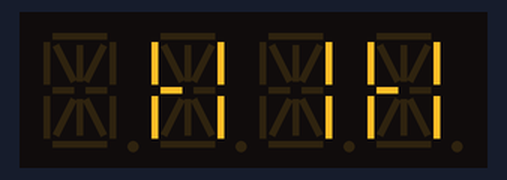
Bench run of a program on a simulated Raspberry Pi Pico running MicroPython. On the bench: 4-digit fourteen-segment display. The interpreter's speed is modelled, so counts of loop turns are approximate.

Above: at 0.1 s.
At 3.1 s:
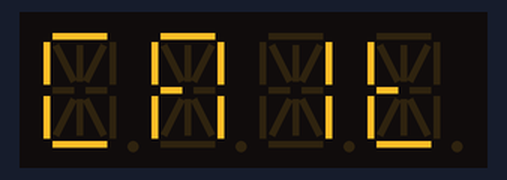
At 6.1 s:
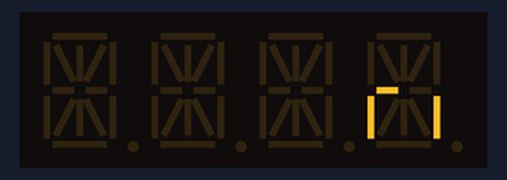
At 9.1 s:
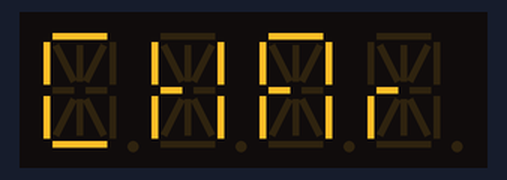
At 12.1 s:
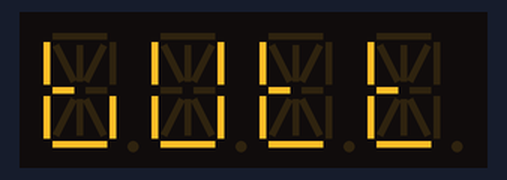
At 35.9 s:
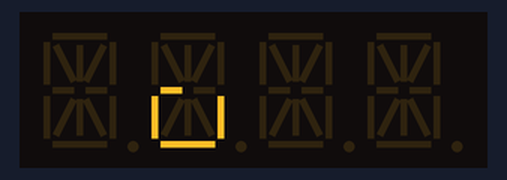

The program:

LED_8Digit.py
```python
from HT16K33LED import HT16K33LED
import utime as time
from machine import I2C, Pin

"""
MicroPython driver for 8-digit 7-segment LED displays using the HT16K33 controller.
"""

POS = [0, 2, 4, 6, 8, 10, 12, 14]
DELAY = 0.01
PAUSE = 3

if __name__ == '__main__':
    i2c = I2C(0, scl=Pin(5), sda=Pin(4))
    display = HT16K33LED(i2c)
    display.set_brightness(15)

    def clear(disp_obj):
        for i in range(0,8):
            disp_obj.set_number(0, i, False)

    display.set_string("HiHoney", "r")
    time.sleep(PAUSE)
    display.set_string("Caitlin", "l")
    time.sleep(PAUSE)
    display.set_string("Nhung", "r")
    time.sleep(PAUSE)
    display.set_string("Charlie", "l")
    time.sleep(PAUSE)
    display.set_string("buttcrak", "l")
    time.sleep(PAUSE)

    i = 0
    j = 0
    while i < 8:
        while j < 8:
            display.clear()
            display.set_character("*", j)
            j = j + 1
            display.draw()
            time.sleep(0.2)
        j = j - 1
        while j > 0:
            display.clear()
            display.set_character("o", j)
            j = j - 1
            display.draw()
            time.sleep(0.2)
        j = 0
        i = i + 1
        time.sleep(PAUSE)


    display.set_string("1234567", "r")
    time.sleep(PAUSE)
    display.set_string("12345", "r")
    time.sleep(PAUSE)
    display.set_string("123", "r")
    time.sleep(PAUSE)
    display.set_string("12", "r")
    time.sleep(PAUSE)
    display.set_string("123", "l")
    time.sleep(PAUSE)
    display.set_string("12345", "l")
    time.sleep(PAUSE)
    display.set_string("1234568", "l")
    time.sleep(PAUSE)

    display.set_character("B", 0).set_character("E", 1)
    display.set_character("E", 2).set_character("F", 3)
    display.set_character("B", 4).set_character("E", 5)
    display.set_character("E", 6).set_character("F", 7)
    display.draw()
    time.sleep(PAUSE)

    display.set_character(" ", 2).set_character(" ", 3)
    display.set_character(" ", 6).set_character(" ", 7)
    display.draw()
    time.sleep(PAUSE)

    # Show a countdown using the charset numbers
    count = 0
    while True:
        # Convert 'count' into Binary-Coded Decimal (BCD)
        bcd = int(str(count), 16)

        # Display 'count' as decimal digits
        # Include a decimal point on digit 5
        display.set_number((bcd & 0xF0000000) >> 28, 0)
        display.set_number((bcd & 0x0F000000) >> 24, 1)
        display.set_number((bcd & 0x00F00000) >> 20, 2)
        display.set_number((bcd & 0x000F0000) >> 16, 3)
        display.set_number((bcd & 0x0000F000) >> 12, 4)
        display.set_number((bcd & 0x00000F00) >> 8, 5, True)
        display.set_number((bcd & 0x000000F0) >> 4, 6)
        display.set_number((bcd & 0x0000000F), 7)
        display.draw()

        count += 100
        if count >= 99999999: break

    # Pause for breath
    time.sleep(DELAY)

    # Flash the LED
    display.set_blink_rate(1)
    time.sleep(PAUSE)
    display.set_blink_rate(0)
    time.sleep(PAUSE)
```

HT16K33LED.py
```python
# (licence header left out)
class HT16K33:

    # *********** CONSTANTS **********

    HT16K33_GENERIC_DISPLAY_ON = 0x81
    HT16K33_GENERIC_DISPLAY_OFF = 0x80
    HT16K33_GENERIC_SYSTEM_ON = 0x21
    HT16K33_GENERIC_SYSTEM_OFF = 0x20
    HT16K33_GENERIC_DISPLAY_ADDRESS = 0x00
    HT16K33_GENERIC_CMD_BRIGHTNESS = 0xE0
    HT16K33_GENERIC_CMD_BLINK = 0x81

    # *********** PRIVATE PROPERTIES **********

    i2c = None
    address = 0
    brightness = 15
    flash_rate = 0

    # *********** CONSTRUCTOR **********

    def __init__(self, i2c, i2c_address):
        assert 0x00 <= i2c_address < 0x80, "ERROR - Invalid I2C address in HT16K33()"
        self.i2c = i2c
        self.address = i2c_address
        self.power_on()

    # *********** PUBLIC METHODS **********

    def set_blink_rate(self, rate=0):
        """
        Set the display's flash rate.

        Only four values (in Hz) are permitted: 0, 2, 1, and 0.5.

        Args:
            rate (int): The chosen flash rate. Default: 0Hz (no flash).
        """
        allowed_rates = (0, 2, 1, 0.5)
        assert rate in allowed_rates, "ERROR - Invalid blink rate set in set_blink_rate()"
        self.blink_rate = allowed_rates.index(rate) & 0x03
        self._write_cmd(self.HT16K33_GENERIC_CMD_BLINK | self.blink_rate << 1)

    def set_brightness(self, brightness=15):
        """
        Set the display's brightness (ie. duty cycle).

        Brightness values range from 0 (dim, but not off) to 15 (max. brightness).

        Args:
            brightness (int): The chosen flash rate. Default: 15 (100%).
        """
        if brightness < 0 or brightness > 15: brightness = 15
        self.brightness = brightness
        self._write_cmd(self.HT16K33_GENERIC_CMD_BRIGHTNESS | brightness)

    def draw(self):
        """
        Writes the current display buffer to the display itself.

        Call this method after updating the buffer to update
        the LED itself.
        """
        self._render()

    def update(self):
        """
        Alternative for draw() for backwards compatibility
        """
        self.draw()

    def clear(self):
        """
        Clear the buffer.

        Returns:
            The instance (self)
        """
        for i in range(0, len(self.buffer)): self.buffer[i] = 0x00
        return self

    def power_on(self):
        """
        Power on the controller and display.

        The display RAM holds random data after power-up, so the buffer is written before
        the display is turned on (HT16K33A datasheet p.14). The write has to come after the
        system-on command, because the chip ignores RAM writes in standby (p.10).
        """
        self._write_cmd(self.HT16K33_GENERIC_SYSTEM_ON)
        if hasattr(self, "buffer"):
            self.draw()
        self._write_cmd(self.HT16K33_GENERIC_DISPLAY_ON)

    def power_off(self):
        """
        Power on the controller and display.
        """
        self._write_cmd(self.HT16K33_GENERIC_DISPLAY_OFF)
        self._write_cmd(self.HT16K33_GENERIC_SYSTEM_OFF)

    # ********** PRIVATE METHODS **********

    def _render(self):
        """
        Write the display buffer out to I2C
        """
        buffer = bytearray(len(self.buffer) + 1)
        buffer[1:] = self.buffer
        buffer[0] = 0x00
        self.i2c.writeto(self.address, bytes(buffer))

    def _write_cmd(self, byte):
        """
        Writes a single command to the HT16K33. A private method.
        """
        self.i2c.writeto(self.address, bytes([byte]))


"""
    Micropython class for a generic 1-8-digit, 7-segment display.
    It assumes each digit has a decimal point, but there are no other
    symbol LEDs included.

    Bus:        I2C
    Author:     Tony Smith (@smittytone)
    License:    MIT
    Copyright:  2025
"""

class HT16K33LED(HT16K33):

    # *********** CONSTANTS **********

    HT16K33_SEGMENT_MINUS_CHAR = 0x40
    HT16K33_SEGMENT_DEGREE_CHAR = 0x63
    HT16K33_SEGMENT_SPACE_CHAR = 0x00

    CHARSET = {
        '0': 0x3F,
        '1': 0x06,
        '2': 0x5B,
        '3': 0x4F,
        '4': 0x66,
        '5': 0x6D,
        '6': 0x7D,
        '7': 0x07,
        '8': 0x7F,
        '9': 0x6F,
        'a': 0x77,
        'b': 0x7C,
        'c': 0x39,
        'd': 0x5E,
        'e': 0x79,
        'f': 0x71,
        'g': 0x3D,
        'h': 0x76,
        'i': 0x06,
        'j': 0x1E,
        'k': 0x75,
        'l': 0x38,
        'm': 0x37,
        'n': 0x54,
        'o': 0x5C,
        'p': 0x73,
        'q': 0x67,
        'r': 0x50,
        's': 0x6D,
        't': 0x78,
        'u': 0x3E,
        'v': 0x1C,
        'w': 0x2A,
        'x': 0x76,
        'y': 0x6E,
        'z': 0x5B,
        ' ': 0x00,
        '-': 0x40,
        '°': 0x63,
        '=': 0x48,
        '_': 0x08,
        '*': 0x63,
        '.': 0x80
    }

    # *********** CONSTRUCTOR **********

    def __init__(self, i2c, i2c_address=0x70, digits=8):
        self.buffer = bytearray(16)
        self.is_rotated = False
        # Check digits specified (must be 1 - 8)
        assert 0 < digits < 9, "ERROR - Invalid number of digits (1-8) in HT16K33Segment8()"
        self.max_digits = digits
        super(HT16K33LED, self).__init__(i2c, i2c_address)

    # *********** PUBLIC METHODS **********

    def rotate(self):
        """
        Rotate/flip the segment display.

        Returns:
            The instance (self)
        """
        self.is_rotated = not self.is_rotated
        return self

    def set_glyph(self, glyph, digit=0, has_dot=False):
        """
        Present a user-defined character glyph at the specified digit.

        Glyph values are 8-bit integers representing a pattern of set LED segments.
        The value is calculated by setting the bit(s) representing the segment(s) you want illuminated.
        Bit-to-segment mapping runs clockwise from the top around the outside of the matrix; the inner segment is bit 6:

                0
                _
            5 |   | 1
              |   |
                - <----- 6
            4 |   | 2
              | _ |
                3

        This method updates the display buffer, but does not send the buffer to the display itself.
        Call 'update()' to render the buffer on the display.

        Args:
            glyph (int):   The glyph pattern.
            digit (int):   The digit to show the glyph. Default: 0 (leftmost digit).
            has_dot (bool): Whether the decimal point to the right of the digit should be lit. Default: False.

        Returns:
            The instance (self)
        """
        # Bail on incorrect row numbers or character values
        assert 0 <= digit < self.max_digits, "ERROR - Invalid digit set in set_glyph()"
        assert 0 <= glyph < 0x80, "ERROR - Invalid glyph (0x00-0x80) set in set_glyph()"

        self.buffer[digit << 1] = glyph
        if has_dot is True: self.buffer[digit << 1] |= 0x80
        return self

    def set_number(self, number, digit=0, has_dot=False):
        """
        Present single decimal value (0-9) at the specified digit.

        This method updates the display buffer, but does not send the buffer to the display itself.
        Call 'update()' to render the buffer on the display.

        Args:
            number (int):  The number to show.
            digit (int):   The digit to show the number. Default: 0 (leftmost digit).
            has_dot (bool): Whether the decimal point to the right of the digit should be lit. Default: False.

        Returns:
            The instance (self)
        """
        # Bail on incorrect row numbers or character values
        assert 0 <= digit < self.max_digits, "ERROR - Invalid digit set in set_number()"
        assert 0 <= number < 10, "ERROR - Invalid value (0-9) set in set_number()"

        return self.set_character(str(number), digit, has_dot)

    def set_string(self, string, alignment):
        """
        Write a string of up to 8 digits to the buffer, by alignment

        """
        expanded = []
        i = 0

        while i < len(string) and len(expanded) < 8:
            char = string[i]
            has_dot = False

            if char == "." and expanded and expanded[-1][0] == " ":
                # Special case: dot immediately after a space = empty digit with dot
                expanded.append((" ", True))
                i += 1
                continue

            # If next char is '.', attach it as decimal point
            if i + 1 < len(string) and string[i + 1] == ".":
                has_dot = True
                i += 1  # skip the dot

            expanded.append((char, has_dot))
            i += 1

        str_length = len(expanded)
        pad_length = 8 - str_length

        if alignment == "r":
            expanded = [(" ", False)] * pad_length + expanded
        else:
            expanded = expanded + [(" ", False)] * pad_length

        # Now send characters to buffer
        for k in range(8):
            char, has_dot = expanded[k]
            self.set_character(char, k, has_dot)

        return self.draw()


    def set_character(self, char, digit=0, has_dot=False):
        """
        Present single alphanumeric character at the specified digit.

        Only characters from the class' character set are available:
        0, 1, 2, 3, 4, 5, 6, 7, 8, 9, a, b, c, d ,e, f, -.
        Other characters can be defined and presented using 'set_glyph()'.

        This method updates the display buffer, but does not send the buffer to the display itself.
        Call 'update()' to render the buffer on the display.

        Args:
            char (string):  The character to show.
            digit (int):    The digit to show the number. Default: 0 (leftmost digit).
            has_dot (bool): Whether the decimal point to the right of the digit should be lit. Default: False.

        Returns:
            The instance (self)
        """
        # Bail on incorrect row numbers
        assert 0 <= digit < self.max_digits, "ERROR - Invalid digit set in set_character()"

        char = char.lower()
        char_val = self.CHARSET.get(char, None)
        assert char_val is not None, f"ERROR - Invalid char '{char}' in set_character()"

        self.buffer[digit << 1] = char_val
        if has_dot:
            self.buffer[digit << 1] |= 0x80
        return self

    def draw(self):
        """
        Writes the current display buffer to the display itself.

        Call this method after updating the buffer to update
        the LED itself. Rotation handled here.
        """
        if self.is_rotated:
            # Preserve the unrotated buffer
            tmpbuffer = bytearray(16)
            for i in range(0, self.max_digits << 1):
                tmpbuffer[i] = self.buffer[i]
            # Swap digits 0,(max - 1), 1,(max - 2) etc
            if self.max_digits > 1:
                for i in range(0, (self.max_digits >> 1)):
                    right = (self.max_digits - i - 1) << 1
                    left = i << 1
                    if left != right:
                        a = self.buffer[left]
                        self.buffer[left] = self.buffer[right]
                        self.buffer[right] = a

            # Flip each digit
            for i in range(0, self.max_digits):
                a = self.buffer[i << 1]
                b = (a & 0x07) << 3
                c = (a & 0x38) >> 3
                a &= 0xC0
                self.buffer[i << 1] = (a | b | c)
            self._render()
            # Restore the buffer
            for i in range(0, self.max_digits << 1):
                self.buffer[i] = tmpbuffer[i]
        else:
            self._render()
```

Measured:
- what the display in image 1 shows lasts 3.0 s, from 3.0 s to 6.0 s
- what the display in image 5 shows lasts 3.2 s, from 35.9 s to 39.1 s
